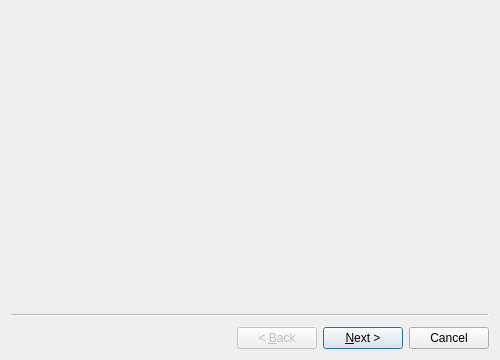
<?xml version="1.0" encoding="UTF-8"?>
<ui version="4.0">
 <class>Wizard</class>
 <widget class="QWizard" name="Wizard">
  <property name="geometry">
   <rect>
    <x>0</x>
    <y>0</y>
    <width>500</width>
    <height>360</height>
   </rect>
  </property>
  <property name="windowTitle">
   <string>Datasource Conversion</string>
  </property>
  <widget class="QWizardPage" name="inputWizardPage">
   <layout class="QGridLayout" name="gridLayout_2">
    <item row="0" column="0">
     <widget class="DatasourceManagementWidget" name="datasourceManagementWidgetIn" native="true"/>
    </item>
   </layout>
  </widget>
  <widget class="QWizardPage" name="outputWizardPage">
   <layout class="QGridLayout" name="gridLayout_3">
    <item row="0" column="0">
     <widget class="DatasourceManagementWidget" name="datasourceManagementWidgetOut" native="true"/>
    </item>
   </layout>
  </widget>
  <widget class="QWizardPage" name="mappingWizardPage">
   <layout class="QGridLayout" name="gridLayout">
    <item row="0" column="0">
     <widget class="QTableWidget" name="tableWidget"/>
    </item>
   </layout>
  </widget>
  <widget class="QWizardPage" name="wizardPage">
   <layout class="QHBoxLayout" name="horizontalLayout">
    <item>
     <widget class="QLabel" name="label">
      <property name="text">
       <string>Ceck Summary
Confirm Selection
Start Conversion</string>
      </property>
     </widget>
    </item>
   </layout>
  </widget>
 </widget>
 <customwidgets>
  <customwidget>
   <class>DatasourceManagementWidget</class>
   <extends>QWidget</extends>
   <header>DsgTools.gui.CustomWidgets.DatabaseConversionWidgets.datasourceManagementWidget.h</header>
   <container>1</container>
  </customwidget>
 </customwidgets>
 <resources/>
 <connections/>
</ui>
